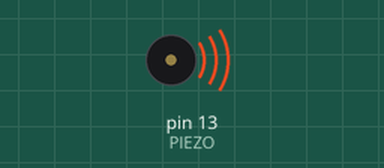
A sketch run on a simulated Arduino Uno, built with avr-gcc and run on an emulated ATmega328P. On the bench: buzzer (waves = sounding).

Above: at 0.1 s.
Timing chart, 0 to 40.0 s (numbered marks = the images above):
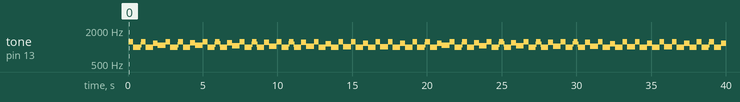

Measured:
- by itself, tone on pin 13 (PIEZO): plays 1240 Hz for 0.32 s, 998 Hz for 0.48 s, 1089 Hz for 0.04 s, 1240 Hz for 0.32 s, 993 Hz for 0.48 s, 1177 Hz for 0.32 s … (114 notes in this stretch)

The sketch:

sound.ino
```cpp
/* --------------------------
SOUND
-------------------------- */
#define PIEZO 13
#define DELAY1 400
#define DELAY2 500

void setup() {
  pinMode(PIEZO, OUTPUT);
}

void loop() {
  int i;
  for(i = 0; i < 400; i++){
    digitalWrite(PIEZO, HIGH);
    delayMicroseconds(DELAY1);
    digitalWrite(PIEZO, LOW);
    delayMicroseconds(DELAY1);
  }
  for(i = 0; i < 500; i++){
    digitalWrite(PIEZO, HIGH);
    delayMicroseconds(DELAY2);
    digitalWrite(PIEZO, LOW);
    delayMicroseconds(DELAY2);
  }

}
```
